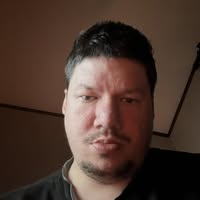
#> input picture silva/assets/owner_kevin.png, 200 x 200 px; its folder holds only this picture in this run
$ python -i measurement.py   (imports and definitions only)
#> lines starting #> are read from the running program, lines starting #| are printed output that depends on the picture; after the words box and inside, x2 and y2 are one past the last pixel; in counts of white or black regions, pixels touching at a corner belong together
#> further down, picture is the input picture: shape (200, 200, 3); mean B, G, R 46.8, 56.2, 76.5
"""Object measurement from camera frames and screenshots."""

from __future__ import annotations

import uuid
from dataclasses import dataclass
from pathlib import Path

import numpy as np

from silva.config import CONFIG_DIR
from silva.logger import log_info

MEASUREMENT_DIR = CONFIG_DIR / "measurements"
IMAGE_DIR = MEASUREMENT_DIR / "images"

# Typical real-world sizes for scale detection and lookup guesses (millimeters).
REFERENCE_OBJECTS: dict[str, dict[str, float | str]] = {
    "quarter": {"width_mm": 24.26, "height_mm": 24.26, "shape": "circle"},
    "dime": {"width_mm": 17.91, "height_mm": 17.91, "shape": "circle"},
    "nickel": {"width_mm": 21.21, "height_mm": 21.21, "shape": "circle"},
    "penny": {"width_mm": 19.05, "height_mm": 19.05, "shape": "circle"},
    "credit card": {"width_mm": 85.6, "height_mm": 53.98, "shape": "rect"},
    "business card": {"width_mm": 88.9, "height_mm": 50.8, "shape": "rect"},
    "iphone": {"width_mm": 71.5, "height_mm": 146.7, "shape": "rect"},
    "a4 paper": {"width_mm": 210.0, "height_mm": 297.0, "shape": "rect"},
    "letter paper": {"width_mm": 215.9, "height_mm": 279.4, "shape": "rect"},
}

COMMON_OBJECT_GUESSES: dict[str, dict[str, float]] = {
    "book": {"width_mm": 150.0, "height_mm": 230.0, "depth_mm": 25.0},
    "phone": {"width_mm": 71.5, "height_mm": 146.7, "depth_mm": 8.0},
    "laptop": {"width_mm": 310.0, "height_mm": 220.0, "depth_mm": 20.0},
    "cup": {"width_mm": 80.0, "height_mm": 100.0, "depth_mm": 80.0},
    "bottle": {"width_mm": 70.0, "height_mm": 250.0, "depth_mm": 70.0},
    "box": {"width_mm": 200.0, "height_mm": 150.0, "depth_mm": 100.0},
    "remote": {"width_mm": 50.0, "height_mm": 200.0, "depth_mm": 25.0},
    "keyboard": {"width_mm": 440.0, "height_mm": 140.0, "depth_mm": 30.0},
    "mouse": {"width_mm": 65.0, "height_mm": 110.0, "depth_mm": 40.0},
}


@dataclass
class ObjectMeasurement:
    width_px: int
    height_px: int
    width_mm: float | None = None
    height_mm: float | None = None
    depth_mm: float | None = None
    scale_note: str = ""
    object_hint: str = ""
    confidence: str = "pixel_only"
    image_path: str | None = None


def save_frame(frame, *, prefix: str = "capture") -> Path:
    import cv2

    IMAGE_DIR.mkdir(parents=True, exist_ok=True)
    path = IMAGE_DIR / f"{prefix}_{uuid.uuid4().hex[:10]}.png"
    cv2.imwrite(str(path), frame)
    return path


def _largest_contour_bbox(frame) -> tuple[int, int, int, int] | None:
    import cv2

    gray = cv2.cvtColor(frame, cv2.COLOR_BGR2GRAY)
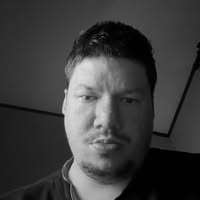
#> gray: shape (200, 200); min 0, max 222, mean 61.2
    blurred = cv2.GaussianBlur(gray, (5, 5), 0)
    edges = cv2.Canny(blurred, 50, 150)
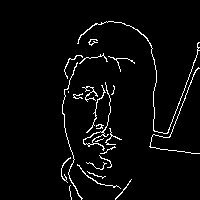
#> edges: shape (200, 200); 3.7% white in thin lines or dots, all inside (x1, y1, x2, y2) = (61, 21, 200, 200)
    contours, _ = cv2.findContours(edges, cv2.RETR_EXTERNAL, cv2.CHAIN_APPROX_SIMPLE)
#> contours = 24 contours, 21 with area under 20; largest, box (x1, y1, x2, y2) and area: (83, 82, 111, 151) 134, (77, 21, 200, 134) 44, (62, 62, 83, 200) 24
    if not contours:
        return None

    best = None
    best_area = 0
    height, width = gray.shape[:2]
#> height = 200; width = 200
    min_area = width * height * 0.002
#> min_area = 80
    for contour in contours:
        x, y, w, h = cv2.boundingRect(contour)
        area = w * h
        if area < min_area:
            continue
        if area > best_area:
            best_area = area
            best = (x, y, w, h)
#> this loop made 24 passes
#> (x, y, w, h, area, best_area) on passes 2, 4, 17, 18, 24: (115, 179, 17, 21, 357, 357), (77, 164, 44, 25, 1100, 1100), (83, 82, 28, 69, 1932, 1932), (149, 67, 51, 87, 4437, 4437), (77, 21, 123, 113, 13899, 13899)
#> (x, y, w, h, area) on passes 1, 3, 5, 6, 7, 8: (69, 185, 3, 15, 45), (87, 171, 19, 8, 152), (86, 162, 21, 8, 168), (61, 157, 10, 26, 260), (99, 155, 13, 13, 169), (100, 146, 16, 8, 128)
#> after the loop, best_area = 13899
    return best


# [46 lines left out: function _find_reference_scale, not called in this run]


def _extract_reference_hint(text: str) -> str | None:
    normalized = text.lower()
    for key in REFERENCE_OBJECTS:
        if key in normalized:
            return key
    if "coin" in normalized:
        return "quarter"
    if "card" in normalized:
        return "credit card"
    return None


def _extract_object_hint(text: str) -> str | None:
    normalized = text.lower()
    for key in COMMON_OBJECT_GUESSES:
        if key in normalized:
            return key
    return None


def measure_frame(frame, *, query: str = "", source: str = "camera") -> ObjectMeasurement:
    bbox = _largest_contour_bbox(frame)
#> bbox = (77, 21, 123, 113)
    if bbox is None:
        height, width = frame.shape[:2]
        bbox = (0, 0, width, height)
        confidence = "full_frame"
    else:
        confidence = "detected_object"

    _, _, width_px, height_px = bbox
#> width_px = 123; height_px = 113
    image_path = save_frame(frame, prefix=source)
    reference = _extract_reference_hint(query)
    object_hint = _extract_object_hint(query) or query.strip()

    width_mm = None
    height_mm = None
    scale_note = ""

    if reference:
        mm_per_px = _find_reference_scale(frame, reference)
        if mm_per_px:
            width_mm = round(width_px * mm_per_px, 1)
            height_mm = round(height_px * mm_per_px, 1)
            scale_note = f"Scaled using a {reference} as reference."
            confidence = "reference_scaled"

    if width_mm is None and object_hint:
        guess = COMMON_OBJECT_GUESSES.get(object_hint)
        if guess:
            width_mm = guess.get("width_mm")
            height_mm = guess.get("height_mm")
            depth_mm = guess.get("depth_mm")
            scale_note = (
                f"Estimated typical size for a {object_hint}. "
                "Hold a known object like a credit card or quarter for a more exact measurement."
            )
            confidence = "typical_guess"
            return ObjectMeasurement(
                width_px=width_px,
                height_px=height_px,
                width_mm=width_mm,
                height_mm=height_mm,
                depth_mm=depth_mm,
                scale_note=scale_note,
                object_hint=object_hint,
                confidence=confidence,
                image_path=str(image_path),
            )

    if width_mm is None:
        scale_note = (
            "I measured the object in pixels. "
            "For real-world size, say measure this with a credit card or quarter in view."
        )

    return ObjectMeasurement(
        width_px=width_px,
        height_px=height_px,
        width_mm=width_mm,
        height_mm=height_mm,
        scale_note=scale_note,
        object_hint=object_hint,
        confidence=confidence,
        image_path=str(image_path),
    )


# [46 lines left out: functions format_measurement, capture_and_measure, not called in this run]

>>> import cv2
>>> picture = cv2.imread('../assets/owner_kevin.png')
>>> result = measure_frame(picture)
